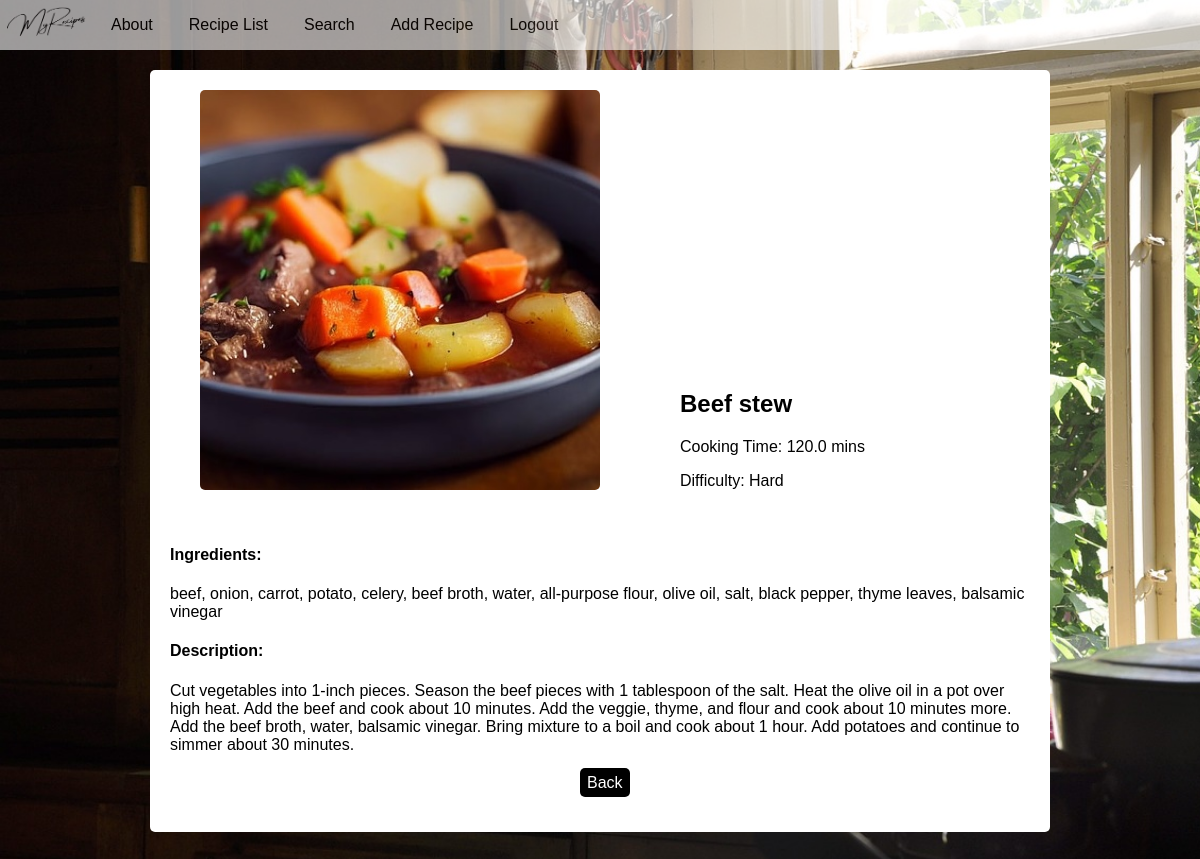
The app's page /list/13 (signed in) with its own data.
### recipes/models.py (models this page shows, shortened)
class Recipe(models.Model):
    name = models.CharField(max_length=120)
    cooking_time = models.FloatField(help_text="in minutes")
    ingredients = models.CharField(max_length=350)
    description = models.TextField(max_length=500)
    pic = models.ImageField(upload_to="recipes/", default="no_imag.png")
    def calculate_difficulty(self):
        separated_ingredients = self.ingredients.split(", ")
        if self.cooking_time < 10 and len(separated_ingredients) < 4:
            difficulty = "Easy"
        elif self.cooking_time < 10 and len(separated_ingredients) >= 4:
            difficulty = "Medium"
        elif self.cooking_time >= 10 and len(separated_ingredients) < 4:
            difficulty = "Intermediate"
        elif self.cooking_time >= 10 and len(separated_ingredients) >= 4:
            difficulty = "Hard"
        return difficulty

### recipes/views.py (the view)
# urls.py: path("list/<pk>", RecipeDetailView.as_view(), name="detail"),
class RecipeDetailView(LoginRequiredMixin, DetailView):
    model = Recipe
    template_name = "recipes/details.html"

### recipes/templates/recipes/details.html (shortened to what this page needs)
{% load static %}
<!DOCTYPE html>
<html lang="en">
<head>
</head>
<body>
  <ul class="navbar">
    <li class="navbar-item" id="logo"><img src="{% static 'recipes/images/my-recipes-logo.png' %}"></li>
    <li class="navbar-item"><a href="{%url 'recipes:about' %}">About</a></li>
    <li class="navbar-item"><a href="{%url 'recipes:list' %}">Recipe List</a></li>
    <li class="navbar-item"><a href="{%url 'recipes:search' %}">Search</a></li>
    <li class="navbar-item"><a href="{%url 'recipes:add_recipe' %}">Add Recipe</a></li>
    <li class="navbar-item"><a href="{%url 'logout' %}"> Logout </a></li>
  </ul>
  <div class="container">
    <div class="img-and-text">
      <div class="img">
        <img src="{{object.pic.url}}"/>
      </div>
      <div class="text">
        <h2>{{object.name}}</h2>
        <p>Cooking Time: {{object.cooking_time}} mins</p>
        <p>Difficulty: {{object.calculate_difficulty}}</p>
      </div>
    </div>
    <div class="text-container">
      <h4>Ingredients:</h4>
      <p>{{object.ingredients}}</p>
      <h4>Description:</h4>
      <p>{{object.description}}</p>
    </div>
    <div class="button-case"><a href="{%url 'recipes:list' %}" class="back-button">Back</a></div>
  </div>
</body>
</html>

### records on screen
Recipe: pic (picture), name "Beef stew", cooking_time "120.0", calculate_difficulty "Hard", ingredients "beef, onion, carrot, potato, celery, beef broth, water, all-purpose flour, olive oil, salt, black pepper, thyme leaves, balsamic vinegar", description "Cut vegetables into 1-inch pieces. Season the beef pieces with 1 tablespoon of the salt. Heat the olive oil in a pot over high heat. Add the beef and cook about 10 minutes. Add the veggie, thyme, and flour and cook about 10 minutes more. Add the beef broth, water, balsamic vinegar. Bring mixture to a boil and cook about 1 hour. Add potatoes and continue to simmer about 30 minutes."
